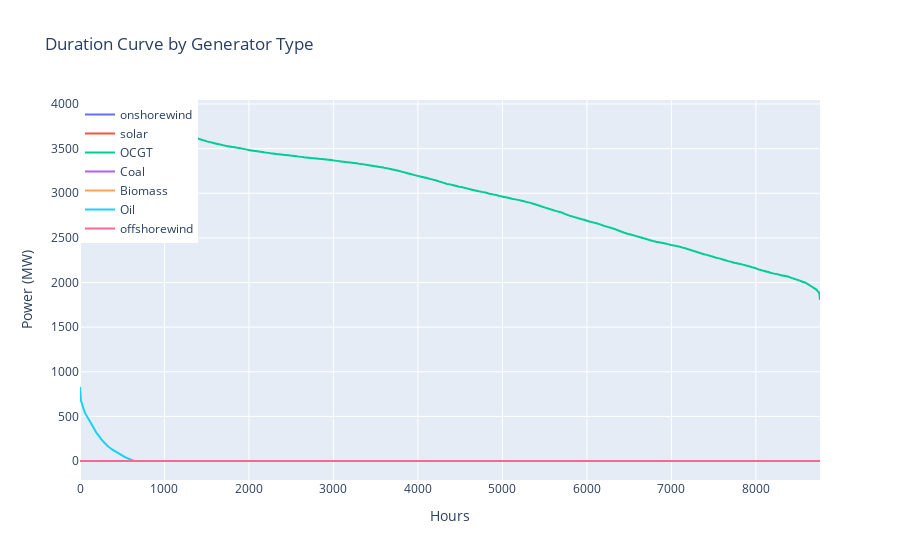

This figure's notebook cell:
### Code cell
import plotly.graph_objects as go

# Calculate the duration curve for each generator type
generators = ['onshorewind', 'solar', 'OCGT', 'Coal', 'Biomass', 'Oil', 'offshorewind']
duration_curves = {gen: network.generators_t.p[gen].sort_values(ascending=False).values for gen in generators}

# Create the duration curve plot
fig = go.Figure()

for gen in generators:
    fig.add_trace(go.Scatter(x=list(range(len(duration_curves[gen]))), y=duration_curves[gen], mode='lines', name=gen))

fig.update_layout(title='Duration Curve by Generator Type',
                  xaxis_title='Hours',
                  yaxis_title='Power (MW)',
                  legend=dict(x=0, y=1, traceorder='normal'))

fig.show()

### Figure 1 — Plotly figure (JSON) as saved in the notebook; plotly's stock layout.template omitted (floating-point values rounded to 4 significant figures; data arrays with more than 128 entries replaced by an {"elided": "..."} marker saying what was removed)
{"data": [{"mode": "lines", "name": "onshorewind", "type": "scatter", "x": {"elided": "8760 int values"}, "y": {"elided": "8760 int values"}}, {"mode": "lines", "name": "solar", "type": "scatter", "x": {"elided": "8760 int values"}, "y": {"elided": "8760 int values"}}, {"mode": "lines", "name": "OCGT", "type": "scatter", "x": {"elided": "8760 int values"}, "y": {"elided": "8760 int values"}}, {"mode": "lines", "name": "Coal", "type": "scatter", "x": {"elided": "8760 int values"}, "y": {"elided": "8760 int values"}}, {"mode": "lines", "name": "Biomass", "type": "scatter", "x": {"elided": "8760 int values"}, "y": {"elided": "8760 int values"}}, {"mode": "lines", "name": "Oil", "type": "scatter", "x": {"elided": "8760 int values"}, "y": {"elided": "8760 int values"}}, {"mode": "lines", "name": "offshorewind", "type": "scatter", "x": {"elided": "8760 int values"}, "y": {"elided": "8760 int values"}}], "layout": {"legend": {"traceorder": "normal", "x": 0, "y": 1}, "title": {"text": "Duration Curve by Generator Type"}, "xaxis": {"title": {"text": "Hours"}}, "yaxis": {"title": {"text": "Power (MW)"}}}}
